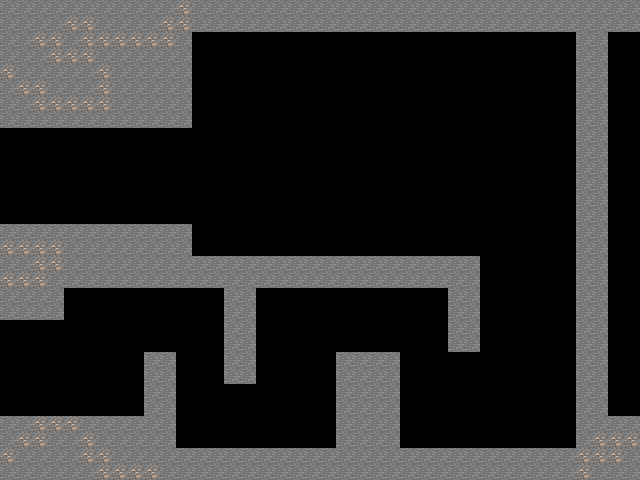

A 2D game scene composited from a Tiled map and its tileset images. What follows is a short description and the map's XML, with every tile layer's data as written:
An orthogonal 40x30 tile map with 16x16 px tiles, 1 tile layer (Tile Layer 1).

<map version="1.2" tiledversion="1.2.3" orientation="orthogonal" renderorder="right-down" width="40" height="30" tilewidth="16" tileheight="16" infinite="0" nextlayerid="3" nextobjectid="1">
 <tileset firstgid="1" source="mc_sprites.tsx" />
 <layer id="2" name="Tile Layer 1" width="40" height="30">
  <data encoding="csv">
2,2,2,2,2,2,2,2,2,2,2,82,2,2,2,2,2,2,2,2,2,2,2,2,2,2,2,2,2,2,2,2,2,2,2,2,2,2,2,2,
2,2,2,2,82,82,2,2,2,2,82,82,2,2,2,2,2,2,2,2,2,2,2,2,2,2,2,2,2,2,2,2,2,2,2,2,2,2,2,2,
2,2,82,82,2,82,82,82,82,82,82,2,0,0,0,0,0,0,0,0,0,0,0,0,0,0,0,0,0,0,0,0,0,0,0,0,2,2,0,0,
2,2,2,82,82,82,2,2,2,2,2,2,0,0,0,0,0,0,0,0,0,0,0,0,0,0,0,0,0,0,0,0,0,0,0,0,2,2,0,0,
82,2,2,2,2,2,82,2,2,2,2,2,0,0,0,0,0,0,0,0,0,0,0,0,0,0,0,0,0,0,0,0,0,0,0,0,2,2,0,0,
2,82,82,2,2,2,82,2,2,2,2,2,0,0,0,0,0,0,0,0,0,0,0,0,0,0,0,0,0,0,0,0,0,0,0,0,2,2,0,0,
2,2,82,82,82,82,82,2,2,2,2,2,0,0,0,0,0,0,0,0,0,0,0,0,0,0,0,0,0,0,0,0,0,0,0,0,2,2,0,0,
2,2,2,2,2,2,2,2,2,2,2,2,0,0,0,0,0,0,0,0,0,0,0,0,0,0,0,0,0,0,0,0,0,0,0,0,2,2,0,0,
0,0,0,0,0,0,0,0,0,0,0,0,0,0,0,0,0,0,0,0,0,0,0,0,0,0,0,0,0,0,0,0,0,0,0,0,2,2,0,0,
0,0,0,0,0,0,0,0,0,0,0,0,0,0,0,0,0,0,0,0,0,0,0,0,0,0,0,0,0,0,0,0,0,0,0,0,2,2,0,0,
0,0,0,0,0,0,0,0,0,0,0,0,0,0,0,0,0,0,0,0,0,0,0,0,0,0,0,0,0,0,0,0,0,0,0,0,2,2,0,0,
0,0,0,0,0,0,0,0,0,0,0,0,0,0,0,0,0,0,0,0,0,0,0,0,0,0,0,0,0,0,0,0,0,0,0,0,2,2,0,0,
0,0,0,0,0,0,0,0,0,0,0,0,0,0,0,0,0,0,0,0,0,0,0,0,0,0,0,0,0,0,0,0,0,0,0,0,2,2,0,0,
0,0,0,0,0,0,0,0,0,0,0,0,0,0,0,0,0,0,0,0,0,0,0,0,0,0,0,0,0,0,0,0,0,0,0,0,2,2,0,0,
2,2,2,2,2,2,2,2,2,2,2,2,0,0,0,0,0,0,0,0,0,0,0,0,0,0,0,0,0,0,0,0,0,0,0,0,2,2,0,0,
82,82,82,82,2,2,2,2,2,2,2,2,0,0,0,0,0,0,0,0,0,0,0,0,0,0,0,0,0,0,0,0,0,0,0,0,2,2,0,0,
2,2,82,82,2,2,2,2,2,2,2,2,2,2,2,2,2,2,2,2,2,2,2,2,2,2,2,2,2,2,0,0,0,0,0,0,2,2,0,0,
82,82,82,2,2,2,2,2,2,2,2,2,2,2,2,2,2,2,2,2,2,2,2,2,2,2,2,2,2,2,0,0,0,0,0,0,2,2,0,0,
2,2,2,2,0,0,0,0,0,0,0,0,0,0,2,2,0,0,0,0,0,0,0,0,0,0,0,0,2,2,0,0,0,0,0,0,2,2,0,0,
2,2,2,2,0,0,0,0,0,0,0,0,0,0,2,2,0,0,0,0,0,0,0,0,0,0,0,0,2,2,0,0,0,0,0,0,2,2,0,0,
0,0,0,0,0,0,0,0,0,0,0,0,0,0,2,2,0,0,0,0,0,0,0,0,0,0,0,0,2,2,0,0,0,0,0,0,2,2,0,0,
0,0,0,0,0,0,0,0,0,0,0,0,0,0,2,2,0,0,0,0,0,0,0,0,0,0,0,0,2,2,0,0,0,0,0,0,2,2,0,0,
0,0,0,0,0,0,0,0,0,2,2,0,0,0,2,2,0,0,0,0,0,2,2,2,2,0,0,0,0,0,0,0,0,0,0,0,2,2,0,0,
0,0,0,0,0,0,0,0,0,2,2,0,0,0,2,2,0,0,0,0,0,2,2,2,2,0,0,0,0,0,0,0,0,0,0,0,2,2,0,0,
0,0,0,0,0,0,0,0,0,2,2,0,0,0,0,0,0,0,0,0,0,2,2,2,2,0,0,0,0,0,0,0,0,0,0,0,2,2,0,0,
0,0,0,0,0,0,0,0,0,2,2,0,0,0,0,0,0,0,0,0,0,2,2,2,2,0,0,0,0,0,0,0,0,0,0,0,2,2,0,0,
2,2,82,82,82,2,2,2,2,2,2,0,0,0,0,0,0,0,0,0,0,2,2,2,2,0,0,0,0,0,0,0,0,0,0,0,2,2,2,2,
2,82,82,2,2,82,2,2,2,2,2,0,0,0,0,0,0,0,0,0,0,2,2,2,2,0,0,0,0,0,0,0,0,0,0,0,2,82,82,82,
82,2,2,2,2,82,82,2,2,2,2,2,2,2,2,2,2,2,2,2,2,2,2,2,2,2,2,2,2,2,2,2,2,2,2,2,82,82,82,2,
2,2,2,2,2,2,82,82,82,82,2,2,2,2,2,2,2,2,2,2,2,2,2,2,2,2,2,2,2,2,2,2,2,2,2,2,82,2,2,2
</data>
 </layer>
</map>
